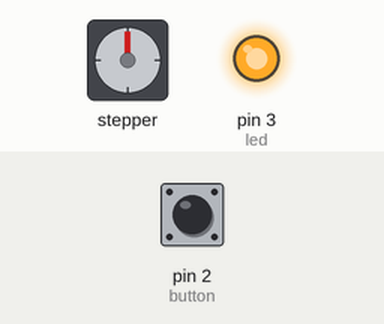
Recording of a sketch running on a simulated Arduino Uno, built with avr-gcc and run on an emulated ATmega328P. Shown: stepper motor, output pins drawn as LEDs (lit = HIGH). The test bench sets the inputs (shaded band); at power-on: pin 2 (button) LOW. Stepper angles assume 2048 steps per turn; what the sketch prints to the serial monitor is not drawn.

Above: at 1.2 s.
1.3 s: pin 2 (button) pulled HIGH for 0.15 s
At 1.51 s:
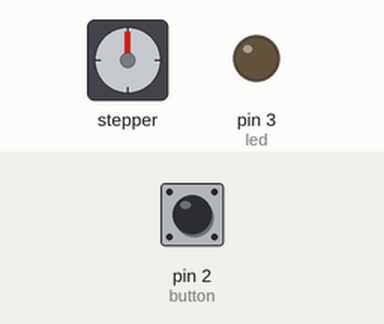
4.3 s: pin 2 (button) pulled HIGH for 1 s
At 4.6 s:
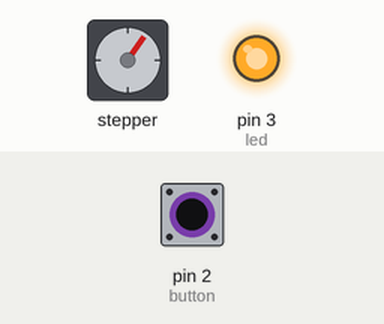
6.8 s: pin 2 (button) pulled HIGH for 0.15 s
At 7.59 s:
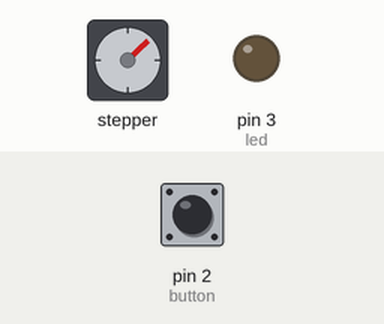
9.8 s: pin 2 (button) pulled HIGH for 3.2 s
At 10.9 s:
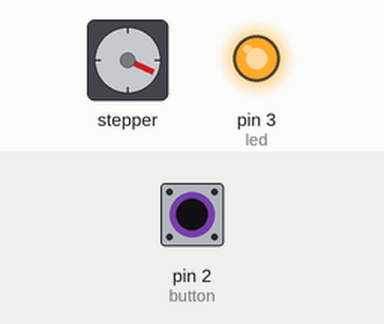
14.5 s: pin 2 (button) pulled HIGH for 0.15 s
At 14.7 s:
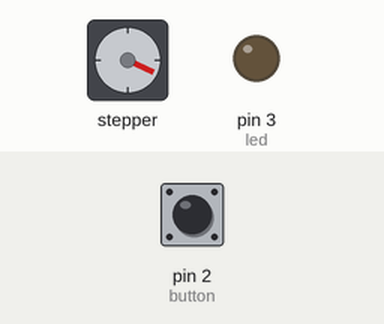
17.5 s: pin 2 (button) pulled HIGH for 1 s
At 18.0 s:
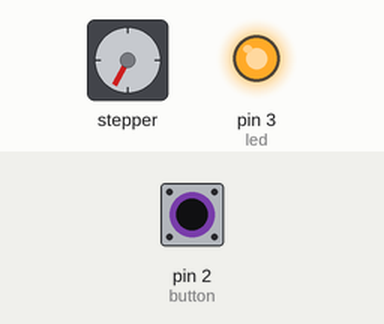
Timing chart, 0 to 20.5 s (numbered marks = the images above; inputs shaded):
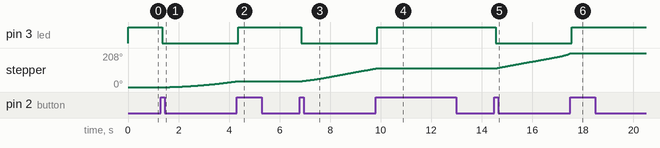

Measured:
- after the input at 1.3 s, pin 3 (led): HIGH → LOW after 0.06 s; stepper: keeps turning clockwise at about 13°/s, starting after 0.36 s
- after the input at 4.3 s, pin 3 (led): LOW → HIGH after 0.05 s; stepper: goes on until 4.4 s, then stays 36°
- after the input at 6.8 s, pin 3 (led): HIGH → LOW after 0.05 s; stepper: keeps turning clockwise at about 27°/s, starting after 0.10 s
- after the input at 9.8 s, pin 3 (led): LOW → HIGH after 0.05 s; stepper: goes on until 9.8 s, then stays 115°
- after the input at 14.5 s, pin 3 (led): HIGH → LOW after 0.05 s; stepper: keeps turning clockwise at about 31°/s, starting after 0.07 s
- after the input at 17.5 s, pin 3 (led): LOW → HIGH after 0.06 s; stepper: goes on until 17.6 s, then stays 208°

The sketch:

TheraGo_V1_ButtonMoveMotor.ino
```cpp
 // Include the AccelStepper Library
#include <AccelStepper.h>

// Define step constants
#define FULLSTEP 4
#define HALFSTEP 8
int count = 0;

#define motorPin1 8     // Blue   - 28BYJ48 pin 1
#define motorPin2 9     // Pink   - 28BYJ48 pin 2
#define motorPin3 10    // Yellow - 28BYJ48 pin 3
#define motorPin4 11    // Orange - 28BYJ48 pin 4

// The sequence 1-3-2-4 is required for proper sequencing of 28BYJ48
AccelStepper index(FULLSTEP, motorPin1, motorPin3, motorPin2, motorPin4);

#define led 3
#define button 2

int ledState = HIGH;
int buttonState;
int lastButtonState = LOW;
bool move = false;

unsigned long lastDebounceTime = 0;
unsigned long debounceDelay = 50;

void setup()
{
  index.setMaxSpeed(1000.0);
  index.setAcceleration(50.0);
  index.setSpeed(700);
  index.moveTo(11700);

  pinMode(led, OUTPUT);
  pinMode(button, INPUT);

  digitalWrite(led, ledState);

  Serial.begin(9600);
}

bool checkButton() {
  int reading = digitalRead(button);

  if (reading != lastButtonState) {
    lastDebounceTime = millis();
  }

  if ((millis() - lastDebounceTime) > debounceDelay) {
    if (reading != buttonState) {
      buttonState = reading;
      if (buttonState == HIGH) {
        ledState = !ledState;
        move = !move;
      }
    }
  }
  digitalWrite(led, ledState);
  lastButtonState = reading;
  Serial.println(move);

  return move;
}

void loop()     //11700 steps to close hand
{
  if(checkButton()) {
    if(index.distanceToGo() == 0 && count == 0) {
      Serial.println("11700 steps.");
      count = 1;
      index.moveTo(0);
    }
  index.run();
  }
}
```
